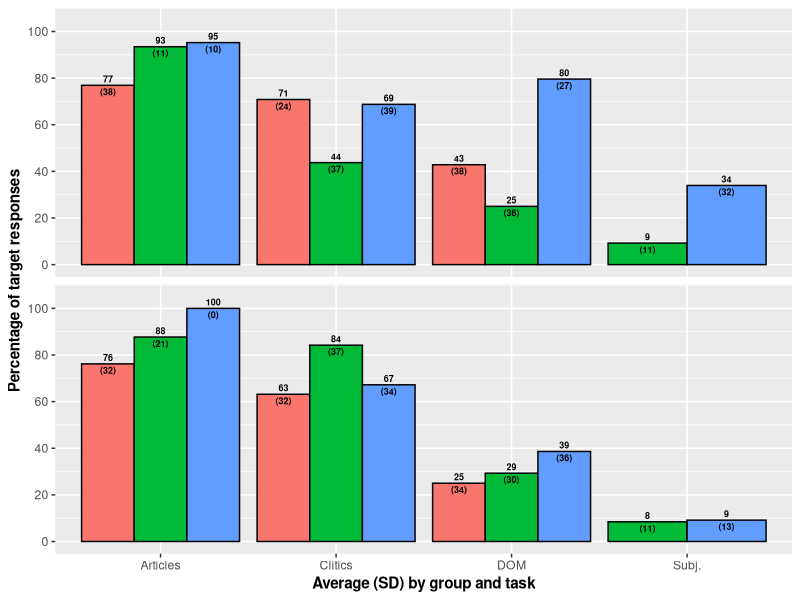
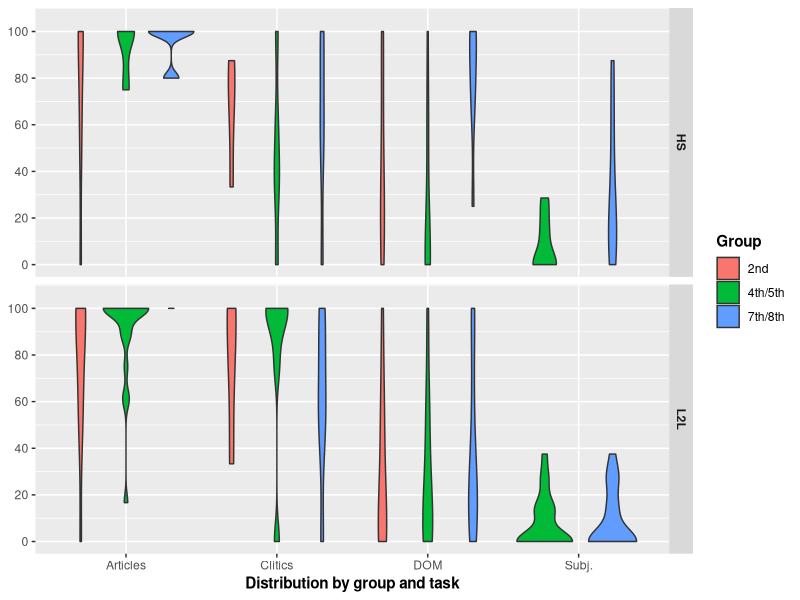
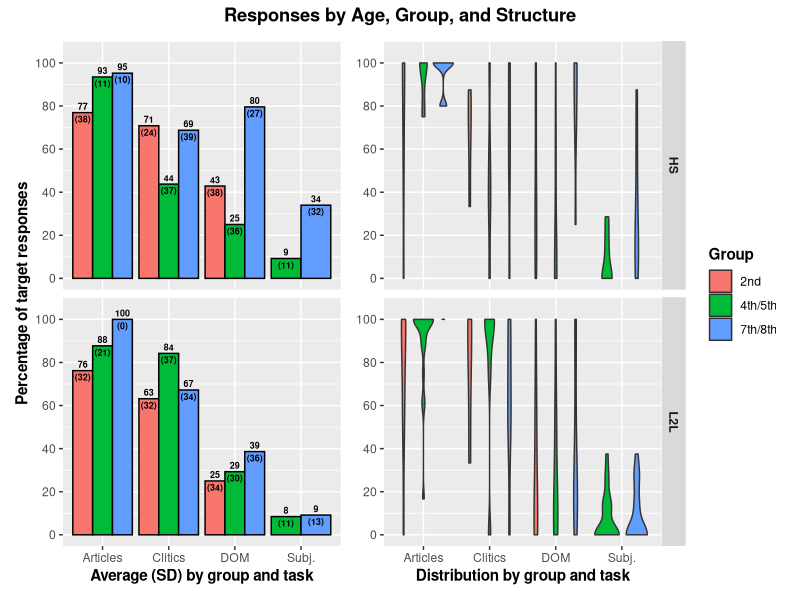
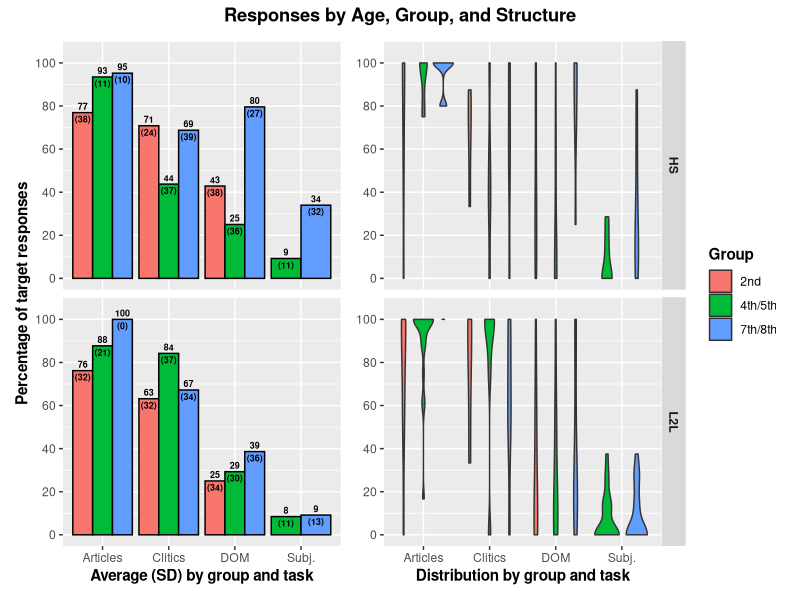

The R script that drew these images, in order:
## Includes cohort 1 data only. No subjunctive data from second grade.

library(tidyverse)
library(here)
library(patchwork)


# Load data
Master <- read_csv(here("CSV Files", "Tidy Data", "Tidy Data All Structures.csv")) %>% 
  filter(Task == "Production",
         Cohort == 1,
         Session == 1,
         !is.na(Accuracy_Combined)) %>% 
  mutate(Structure = (case_when(Structure == "DOM" ~ "DOM",
                                Structure == "Subjunctive" ~ "Subj.",
                                Structure == "Clitic" ~ "Clitics",
                                Structure == "Article" ~ "Articles")))


# Create averages
## Bar graph
Bar <- Master %>% 
  group_by(Age_Group, Speaker_Group, Structure, Interface, Timing) %>%
  summarize(Total_Structure = sum(Accuracy_Combined, na.rm = TRUE),
            Total_Responses = sum(!is.na(Accuracy_Combined)),
            Ratio = Total_Structure/Total_Responses) %>% 
  mutate(Ratio = (Ratio*100))


## Violin
Violin <- Master %>% 
  group_by(Part_ID, Age_Group, Speaker_Group, Structure, Interface, Timing) %>%
  summarize(Total_Structure = sum(Accuracy_Combined, na.rm = TRUE),
            Total_Responses = sum(!is.na(Accuracy_Combined)),
            Ratio = Total_Structure/Total_Responses) %>% 
  mutate(Ratio = (Ratio*100))


## Join bar and box data
Bar_Summary <- Violin %>%
  group_by(Age_Group, Speaker_Group, Structure) %>%
  summarise(Average = mean(Ratio, na.rm = TRUE), 
            SD = sd(Ratio, na.rm = TRUE)) %>% 
  left_join(Bar, Bar_Summary, by = c("Age_Group", "Speaker_Group", "Structure"))


# Create bar graph
Bar_Graph <- Bar_Summary %>% 
  ggplot(aes(x = Structure, y = Ratio, fill = Age_Group)) + 
  geom_bar(position = "dodge", color = "black", stat = "identity") +
  facet_grid(rows = vars(Speaker_Group)) +
  scale_y_continuous(breaks = seq (0, 100, 20),
                     limits = c(0, 105)) +
  geom_text(aes(label = paste0(round(Ratio), "\n(", round(SD), ")")),
            position = position_dodge(width = .9),
            vjust = 0.5,
            size = 2.25,
            fontface = "bold") +
  labs(x = "Average (SD) by group and task",
       y = "Percentage of target responses",
       fill = "Group") +
  theme(axis.title = element_text(face = "bold"),
        plot.title = element_text(hjust = 0.5, face = "bold"),
        legend.position = "none",
        strip.text = element_blank(),
        strip.background = element_blank(),
        strip.text.x = element_text(face = "bold"))


Bar_Graph


# Create Violin
Violin_Graph <- Violin %>% 
  ggplot(aes(x = Structure, y = Ratio, fill = Age_Group)) + 
  geom_violin() +
  facet_grid(rows = vars(Speaker_Group)) +
  scale_y_continuous(breaks = seq (0, 100, 20),
                     limits = c(0, 105)) +
  labs(x = "Distribution by group and task", fill = "Group") +
  theme(axis.title = element_text(face = "bold"),
        plot.title = element_text(hjust = 0.5, face = "bold"),
        legend.title = element_text(face = "bold"),
        strip.text = element_text(face = "bold"),
        strip.text.x = element_text(face = "bold"),
        axis.title.y = element_blank())

Violin_Graph


# Join graphs
# Merge plots
Combined <- (Bar_Graph + Violin_Graph) + 
  plot_annotation(title = "Responses by Age, Group, and Structure") & 
  theme(plot.title = element_text(face = "bold", hjust = 0.5))

Combined

ggsave(filename = here("Conferences", "EuroSLA 2026", "EuroSLA 2026 Abstract Summary.pdf"),
       plot = Combined,
       device = "pdf",
       width = 6.5,
       height = 4,
       units = "in")
